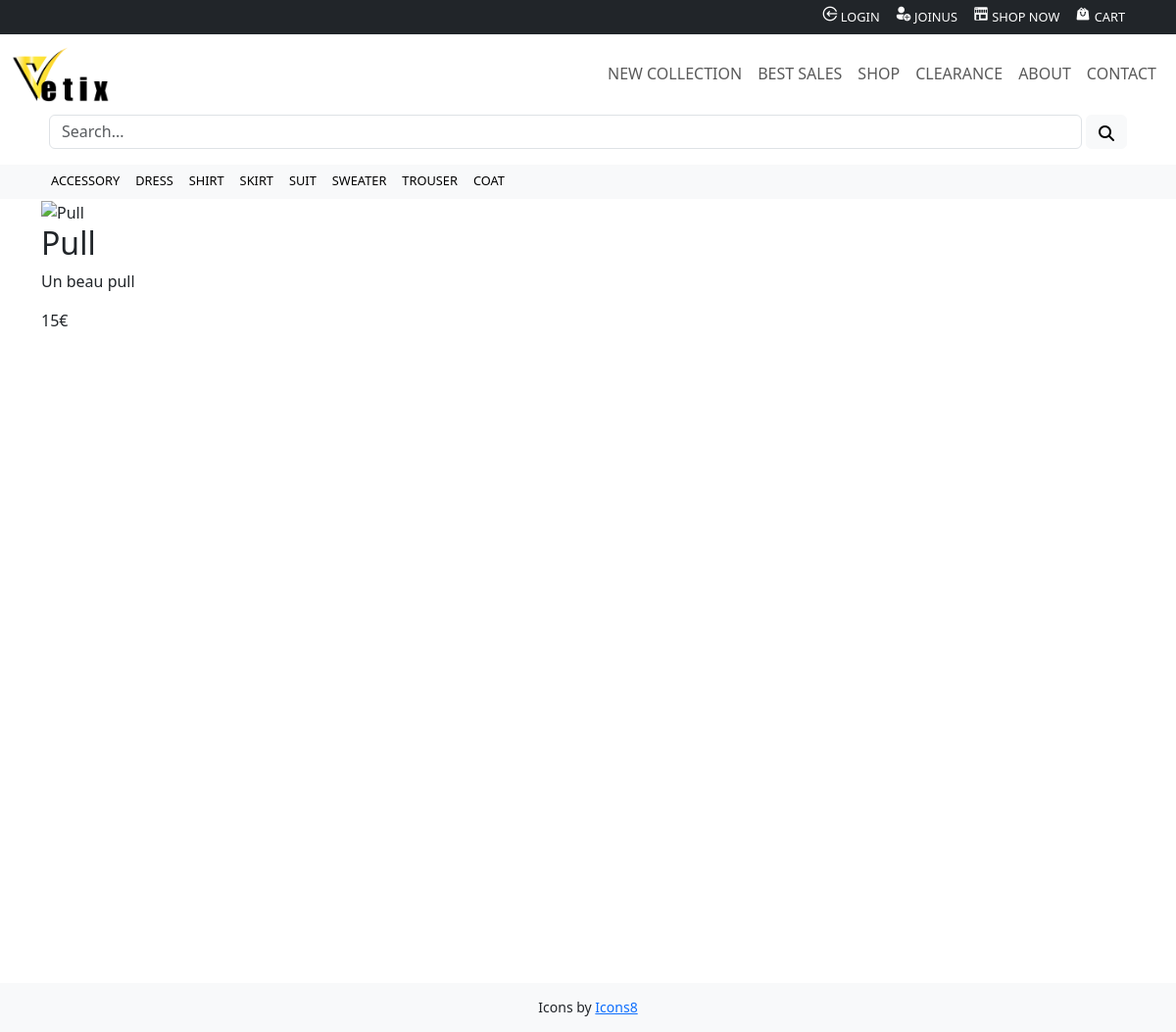
/product.php?id=2, run on the app's committed database.
### tables this page shows
CREATE TABLE `product` (
  `id_product` int(11) NOT NULL,
  `title` varchar(255) NOT NULL,
  `description` text NOT NULL,
  `image` varchar(255) NOT NULL,
  `price` int(11) NOT NULL,
  `sales` tinyint(1) NOT NULL DEFAULT 0
);

### inc/class/Model.php (called while the page is built, shortened)
<?php
abstract class Model
{
    public function __construct()
    {
        $host = 'localhost';
        $dbname = 'boutique';
        $dbUser = 'root';
        $dbPass = '';
        try {
            $this->bdd = new PDO("mysql:host=$host;dbname=$dbname;charset=utf8", $dbUser, $dbPass);
        } catch (PDOException $e) {
            echo "Erreur : " . $e->getMessage();
            die();
        }
    }
}

### inc/class/Product.php (called while the page is built, shortened)
<?php
require_once "Model.php";
class Product extends Model{
    protected $bdd;
    protected $tablename = "product";
    public function getProductInfo($id) {
        $query = $this->bdd->prepare("SELECT * FROM $this->tablename WHERE id_product = :id");
        $query->execute([':id' => $id]);
        $result = $query->fetch(PDO::FETCH_ASSOC);
        return $result;
    }
}
?>

### product.php (the view, shortened to what this page needs)
<!DOCTYPE html>
<html lang="fr">
<head>
    <link rel="stylesheet" href="inc/css/style.css">
    <link rel="stylesheet" href="https://cdn.jsdelivr.net/npm/bootstrap@5.3.0-alpha3/dist/css/bootstrap.min.css">
</head>
<body>
    <div class="wrapper">
        <?php include 'inc/header.php'; ?>
        <main class="container">
            <?php
            $id = $_GET['id'];
            $product_info = $product->getProductInfo($id);
            ?>
            <div class="d-flex-row">
                <div class="col-md-6">
                    <img class="product_img" src="inc/img/<?= $product_info['image'] ?>" alt="<?= $product_info['title'] ?> ">
                </div>
                <div class="col-md-6">
                    <h2><?php echo $product_info['title'] ?></h2>
                    <p><?php echo $product_info['description'] ?></p>
                    <p><?php echo $product_info['price']; ?>€</p>
                </div>
            </div>
        </main>
        <div class="push"></div>
    </div>
    <?php include 'inc/footer.php'; ?>
</body>
</html>

### inc/css/style.css (style rules this page uses)
.wrapper { width: 100%; min-height: 100%; background: transparent; margin-bottom: -50px; }
.footer, .push { height: 50px; }
body { font-family: 'Open Sans', sans-serif; background-color: #fff; }
main { margin-top: 50px; width: 100%; min-height: 100vh; }
.container { width: 80%; margin: 0 auto; padding: 0; }

### data on the page
product: title "Pull", description "Un beau pull", price "15"
